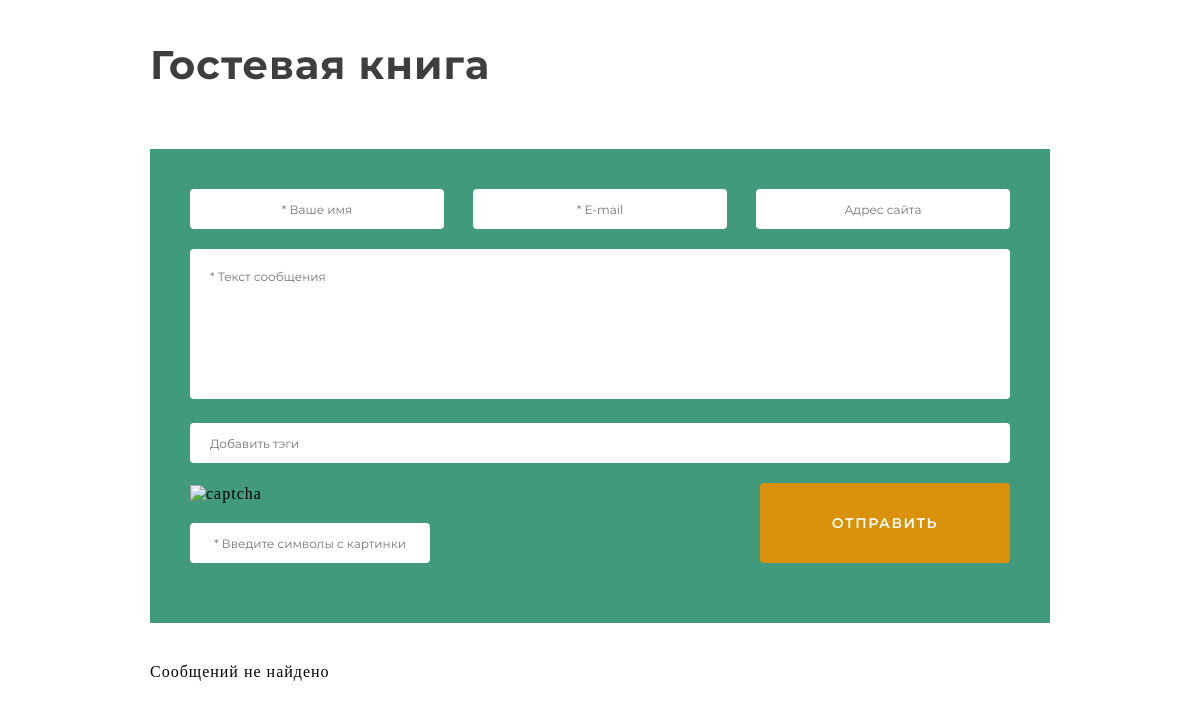
The app's page /, older data.
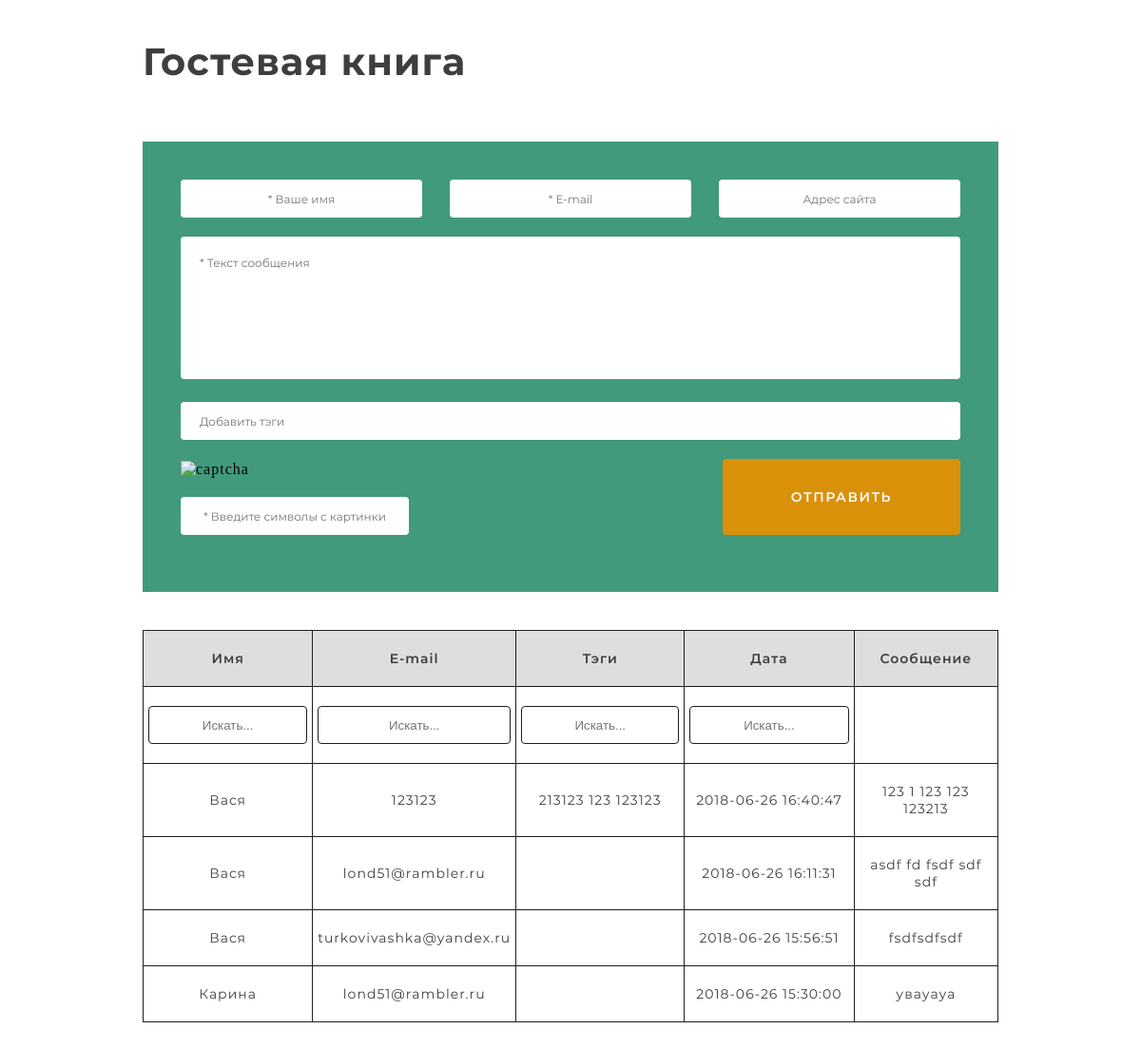
The same page, newer data.
### tables this page shows
CREATE TABLE IF NOT EXISTS `reviews` (
  `id` int(11) NOT NULL,
  `user_name` varchar(100) NOT NULL,
  `user_email` varchar(100) NOT NULL,
  `user_homepage` varchar(255) DEFAULT NULL,
  `user_ip` varchar(100) NOT NULL,
  `user_browser` varchar(100) NOT NULL,
  `review_text` text NOT NULL,
  `review_tags` text,
  `date` timestamp NOT NULL DEFAULT CURRENT_TIMESTAMP
);

### core/classes/Db.php (called while the page is built, shortened)
<?php
class Db
{
    protected $host = 'localhost';
    protected $user = 'root';
    protected $password = '';
    protected $db_name = 'guestbook';
    public function getDb(){
        $dsn = "mysql:host={$this->host};dbname={$this->db_name};charset=utf8";
        return new PDO($dsn, $this->user, $this->password);
    }
    protected function clearString($string){
        return trim(strip_tags($string));
    }
    public function getComments($offset = null){
        $db = $this->getDb();
        $searchQuery = '';
        $offset = $offset != null ? $offset.',' : '';
        $offset = $this->clearString($offset);
        $query = "SELECT * FROM reviews $searchQuery ORDER BY date DESC LIMIT $offset 4";
        $comments = $db->query($query)->fetchAll();
        return $comments;
    }
}

### core/inc/_comments.php (the view)
<?
require_once $_SERVER['DOCUMENT_ROOT'].'/core/classes/Db.php';
$db = new Db();
$comments = $db->getComments();
?>
<?if($comments){?>
    <table>
        <thead>
            <tr>
                <th>Имя</th>
                <th>E-mail</th>
                <th>Тэги</th>
                <th>Дата</th>
                <th>Сообщение</th>
            </tr>
            <tr>
                <td><input type="text" id="user_name" placeholder="Искать..." class="search_input"></td>
                <td><input type="text" id="user_email" placeholder="Искать..." class="search_input"></td>
                <td><input type="text" id="review_tags" placeholder="Искать..." class="search_input"></td>
                <td><input type="text" id="date" placeholder="Искать..." class="search_input"></td>
                <td></td>
            </tr>
        </thead>
        <tbody>
        <?foreach ($comments as $comment):?>
            <tr>
                <td><?=$comment['user_name']?></td>
                <td><?=$comment['user_email']?></td>
                <td><?=$comment['review_tags']?></td>
                <td><?=$comment['date']?></td>
                <td><?=$comment['review_text']?></td>
            </tr>
        <?endforeach;?>
        </tbody>
    </table>
<?}else{?>
    <p>Сообщений не найдено</p>
<?}?>

Row changes from the older to the newer data that the page shows:
added reviews: user_name "Вася", user_email "123123", review_tags "213123 123 123123", date "2018-06-26 16:40:47", review_text "123 1 123 123 123213"
added reviews: user_name "Вася", user_email "lond51@rambler.ru", date "2018-06-26 16:11:31", review_text "asdf fd fsdf sdf sdf"
added reviews: user_name "Вася", user_email "turkovivashka@yandex.ru", date "2018-06-26 15:56:51", review_text "fsdfsdfsdf"
added reviews: user_name "Карина", user_email "lond51@rambler.ru", date "2018-06-26 15:30:00", review_text "увауауа"
Text that changed along with them:
text no longer shown: "Сообщений не найдено"
text now shown: "Имя E-mail Тэги Дата Сообщение"
